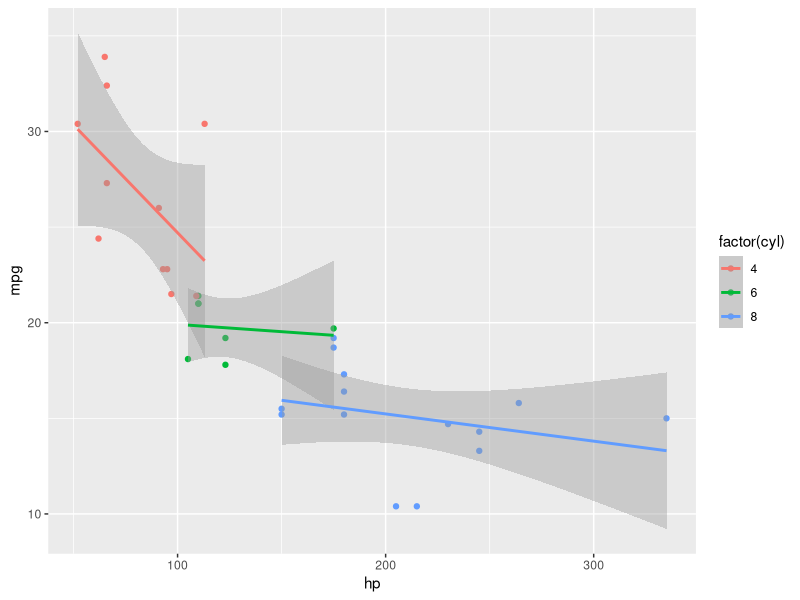

Source code (R):
## ---- chunk 1
library(tidyverse)
library(broom)
## ---- chunk 2
x=2:6
x
## ---- chunk 3
y=numeric(5)
for (i in 1:5) {
  y[i]=2*x[i]
}
y
## ---- chunk 4
y=2*x
y
## ---- chunk 5
fib=numeric(10)
fib[1]=1
fib[2]=1
for (i in 3:10) {
  fib[i]=fib[i-1]+fib[i-2]
}
fib
## ---- chunk 6
double_it=function(w) {
  2*w
}
y=map_dbl(x,double_it)
y
## ---- chunk 7
y=map_dbl(x,~2*.)
y
## ---- chunk 8
up_down=function(w) {
  c(w-2,w+1)
}
up_down(3)
## ---- chunk 9
map(x,up_down)
## ---- chunk 10
map(x,~c(.-2,.+1))
## ---- chunk 11
d=tibble(x=2:6)
d
## ---- chunk 12
d %>% mutate(y=2*x)
## ---- chunk 13
d %>% mutate(y=map_dbl(x,~2*.))
## ---- chunk 14
d %>% mutate(y=map_dbl(x,double_it))
## ---- chunk 15
d %>% mutate(y=map(x,up_down))
## ---- chunk 16
d %>% mutate(y=map(x,up_down)) %>% 
  unnest(y)
## ---- chunk 17
mtcars %>% group_by(cyl) %>% 
  summarize(xbar=mean(mpg), s=sd(mpg))
## ---- chunk 18
ggplot(mtcars,aes(x=hp,y=mpg,colour=factor(cyl)))+geom_point()+geom_smooth(method="lm")
## ---- chunk 19
mtcars %>% group_by(cyl) %>% nest()
## ---- chunk 20
mtcars %>% group_by(cyl) %>% nest() %>% 
  mutate(model=map(data,~lm(mpg~hp,data=.)))
## ---- chunk 21
mtcars %>% group_by(cyl) %>% nest() %>% 
  mutate(model=map(data,~lm(mpg~hp,data=.))) %>% 
  mutate(gl=map(model,glance))
## ---- chunk 22
mtcars %>% group_by(cyl) %>% nest() %>% 
  mutate(models=map(data,~lm(mpg~hp,data=.))) %>% 
  mutate(model_glance=map(models,glance)) %>% 
  mutate(rsq=map_dbl(model_glance,"r.squared"))
## ---- chunk 23
d=tribble(
  ~p, ~q,
  10, 3,
  11, 6,
  12, 4,
  13, 1
)
d
## ---- chunk 24
d %>% mutate(z=3*p-q)
## ---- chunk 25
my_minus=function(u,v) {
  3*u-v
}
## ---- chunk 26
d %>% mutate(z=map2_dbl(p,q,my_minus))
## ---- chunk 27
d %>% mutate(z=map2_dbl(p,q,~3*.x-.y))
## ---- chunk 28
for (i in 1:3) {
  for (j in 1:4) {
    z=i*j
    print(str_c(i," times ",j," is ",z))
  }
}
## ---- chunk 29
crossing(x=1:3,y=1:4)
## ---- chunk 30
crossing(p=1:3,q=1:4) %>% 
  mutate(z=map2_dbl(p,q,~.x*.y))
## ---- chunk 31
crossing(p=1:3,q=1:4) %>% 
  mutate(z=map2_dbl(p,q,~.x*.y)) %>% 
  spread(q,z)
